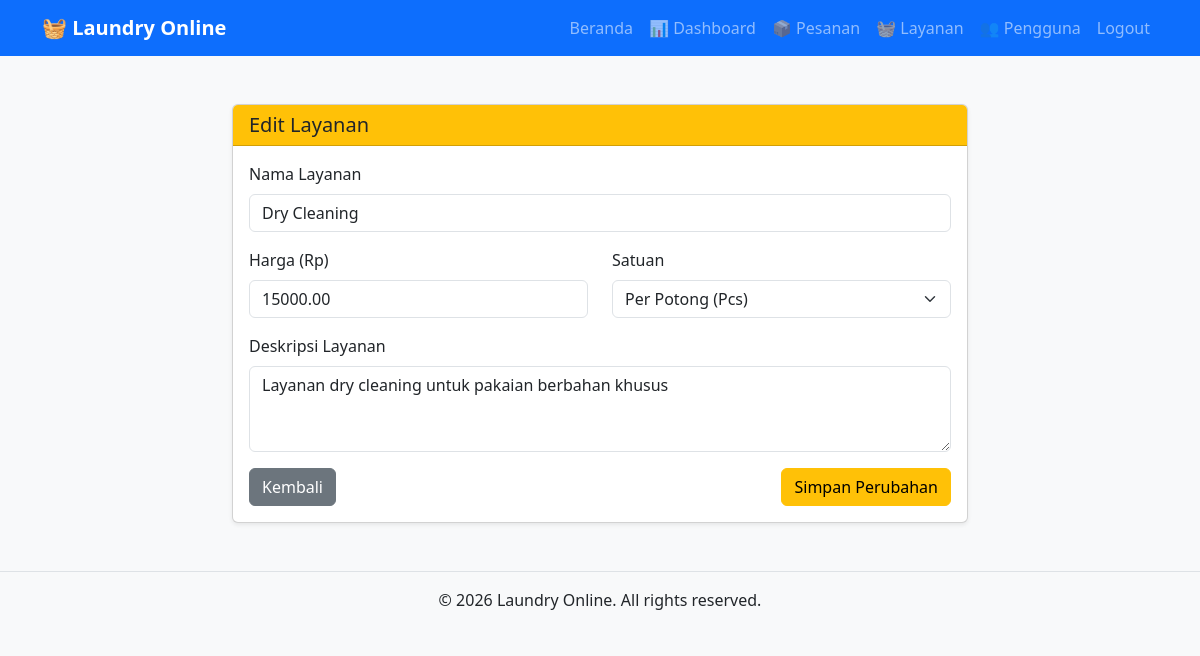
/admin/layanan/edit.php?id=6 (signed in), run on the app's committed database.
### tables this page shows
CREATE TABLE IF NOT EXISTS `layanan` (
  `id_layanan` INT AUTO_INCREMENT PRIMARY KEY,
  `nama_layanan` VARCHAR(100) NOT NULL,
  `harga` DECIMAL(10,2) NOT NULL,
  `satuan` ENUM('kg','pcs') DEFAULT 'kg',
  `deskripsi` TEXT DEFAULT NULL
);

### admin/layanan/edit.php (the view, shortened to what this page needs)
<?php
require '../../config/koneksi.php';
$id = mysqli_real_escape_string($conn, $_GET['id']);
$data_layanan = mysqli_fetch_assoc(mysqli_query($conn, "SELECT * FROM layanan WHERE id_layanan = '$id'"));
include '../../includes/header.php';
include '../../includes/navbar.php';
?>
<div class="container mt-5">
    <div class="row justify-content-center">
        <div class="col-md-8">
            <div class="card shadow-sm">
                <div class="card-header bg-warning text-dark">
                    <h5 class="mb-0">Edit Layanan</h5>
                </div>
                <div class="card-body">
                    <form action="edit.php?id=<?= $id; ?>" method="POST">
                        <div class="mb-3">
                            <label class="form-label">Nama Layanan</label>
                            <input type="text" name="nama_layanan" class="form-control" value="<?= htmlspecialchars($data_layanan['nama_layanan']); ?>" required>
                        </div>
                        <div class="row mb-3">
                            <div class="col-md-6">
                                <label class="form-label">Harga (Rp)</label>
                                <input type="number" name="harga" class="form-control" value="<?= $data_layanan['harga']; ?>" required>
                            </div>
                            <div class="col-md-6">
                                <label class="form-label">Satuan</label>
                                <select name="satuan" class="form-select" required>
                                    <option value="pcs" <?= ($data_layanan['satuan']=='pcs') ? 'selected' : ''; ?>>Per Potong (Pcs)</option>
                                </select>
                            </div>
                        </div>
                        <div class="mb-3">
                            <label class="form-label">Deskripsi Layanan</label>
                            <textarea name="deskripsi" class="form-control" rows="3"><?= htmlspecialchars($data_layanan['deskripsi']); ?></textarea>
                        </div>
                        <div class="d-flex justify-content-between">
                            <a href="index.php" class="btn btn-secondary">Kembali</a>
                            <button type="submit" class="btn btn-warning">Simpan Perubahan</button>
                        </div>
                    </form>
                </div>
            </div>
        </div>
    </div>
</div>
<?php include '../../includes/footer.php'; ?>

### assets/css/style.css (style rules this page uses)
body { background-color: #f8f9fa; font-family: 'Segoe UI', Tahoma, Geneva, Verdana, sans-serif; display: flex; flex-direction: column; min-height: 100vh; }
.card { transition: transform 0.2s ease, box-shadow 0.2s ease; }

### data on the page
layanan: nama_layanan "Dry Cleaning", harga "15000.00", satuan "Per Potong (Pcs)", deskripsi "Layanan dry cleaning untuk pakaian berbahan khusus"
